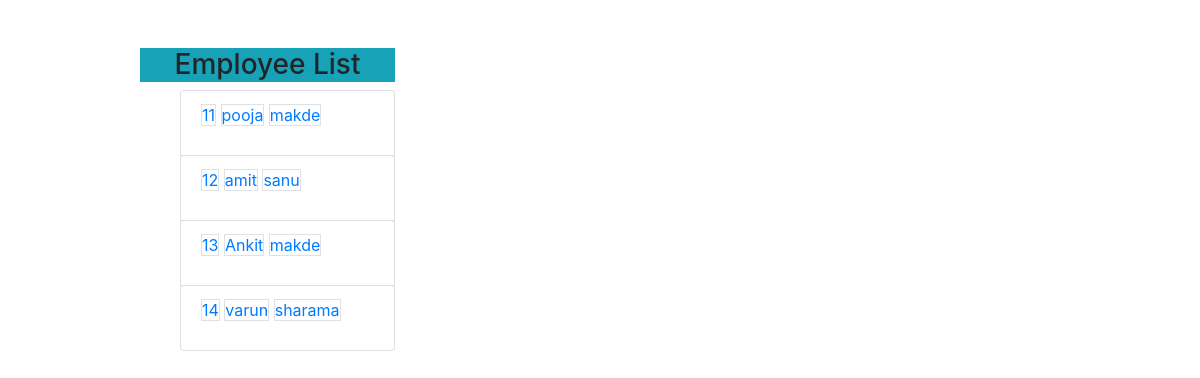
The page /employee_list on the database as committed earlier.
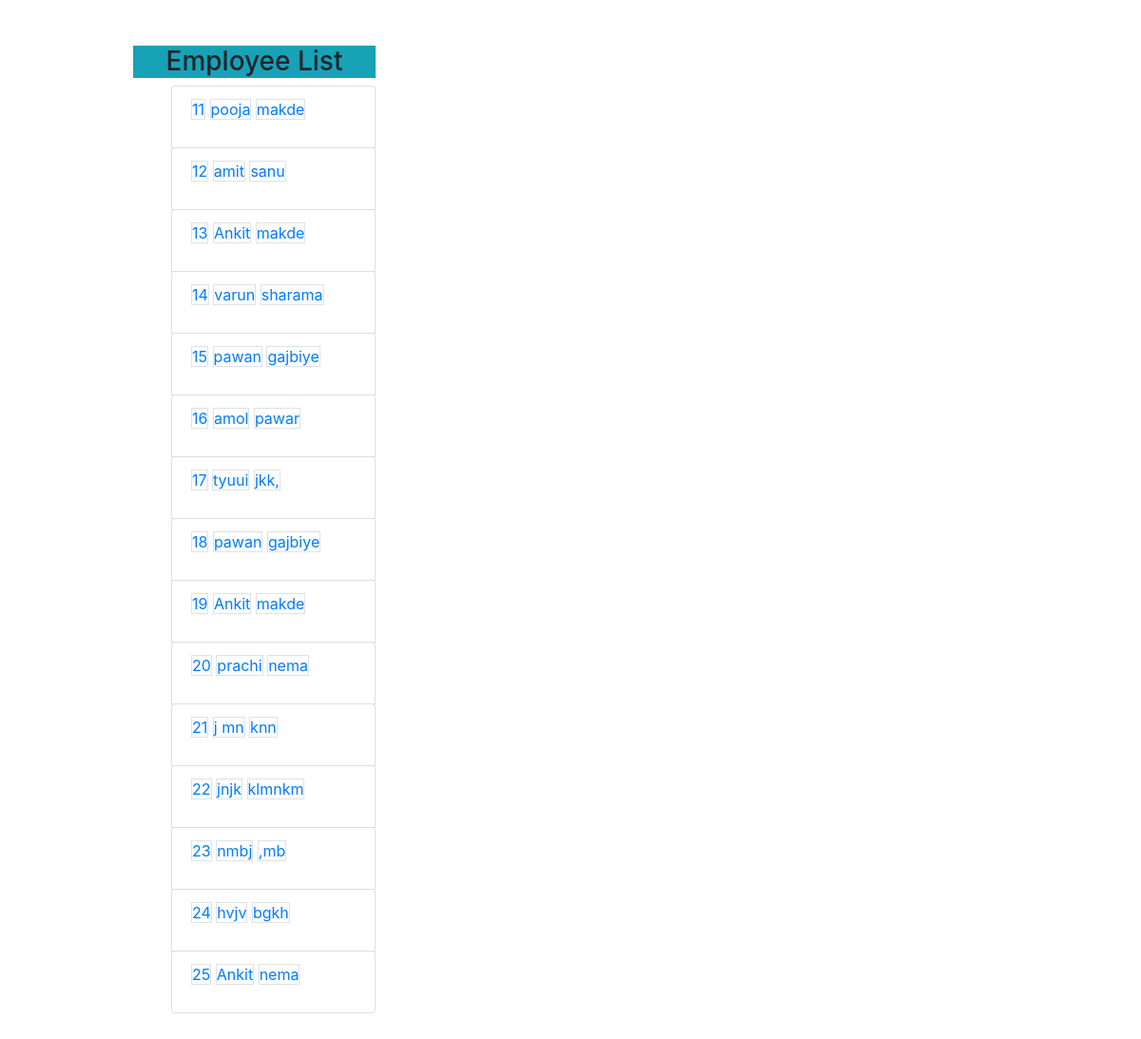
The same page on the database as committed later.
### enroll/models.py (models this page shows, shortened)
class Employee(models.Model):
    name = models.CharField(max_length=200)
    lastname = models.CharField(max_length=200)
    email = models.EmailField(max_length=200)
    phoneNo = models.CharField(max_length=10)
    address =models.TextField()
    designation = models.CharField(choices = DESIGNATION_CHOICES, max_length=200)
    employeetype = models.CharField(max_length=10)
    employee_image = models.ImageField(upload_to = 'employeeimg/', null=True, blank=True)

### enroll/views.py (the view)
# urls.py: path('employee_list',views.employee_list, name='employee_list'),
def employee_list(request):
    employees = Employee.objects.all()
    return render(request, 'app/employeelist.html', {'employees': employees})

### enroll/templates/app/employeelist.html (shortened to what this page needs)
<!DOCTYPE html>
<html lang="en">
<head>
    <link rel="stylesheet" href="https://cdn.jsdelivr.net/npm/bootstrap@4.3.1/dist/css/bootstrap.min.css">
</head>
<body>
    <div class="container my-5">
        <div class="row ">
            <div class="col-sm-3 offset-sm-1">
            <div class="list-group">
          <h3 class="text-center bg-info">Employee List</h3>
        <ul>{% for em in employees %}
        <li</li><a href="{% url 'employee_detail' em.id %}" class="list-group-item" class="btn" >
            <div class="form-group mb-3">
                <span class="border">{{em.id}}</span>
                <span class="border">{{em.name}}</span>
                <span class="border">{{em.lastname}}</span>
            </div>
         </a></li>
        {% endfor %} </ul>
         </div>
            </div>
          </div>
</div>
</body>
</html>

Rows that differ between the two databases and show on the page:
added Employee: id "15", name "pawan", lastname "gajbiye"
added Employee: id "16", name "amol", lastname "pawar"
added Employee: id "17", name "tyuui", lastname "jkk,"
added Employee: id "18", name "pawan", lastname "gajbiye"
added Employee: id "19", name "Ankit", lastname "makde"
added Employee: id "20", name "prachi", lastname "nema"
added Employee: id "21", name "j mn", lastname "knn"
added Employee: id "22", name "jnjk", lastname "klmnkm"
added Employee: id "23", name "nmbj", lastname ",mb"
added Employee: id "24", name "hvjv", lastname "bgkh"
added Employee: id "25", name "Ankit", lastname "nema"
